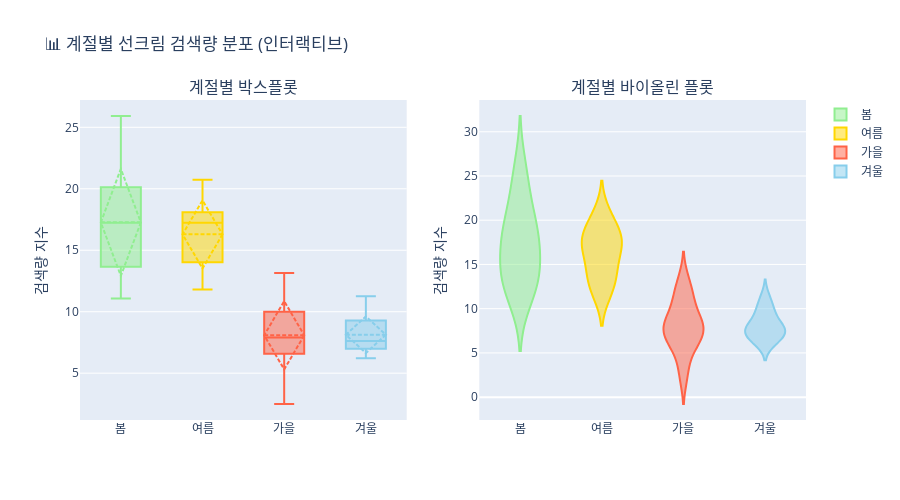

Notebook source saved alongside this figure:
### Markdown cell above
### 📈 시각화 1: 계절별 분포

### Code cell
# Plotly 인터랙티브 박스플롯 + 바이올린 플롯
fig = make_subplots(
    rows=1, cols=2,
    subplot_titles=('계절별 박스플롯', '계절별 바이올린 플롯'),
    specs=[[{"type": "box"}, {"type": "box"}]]
)

seasons_order = ['봄', '여름', '가을', '겨울']
colors = {'봄': '#90EE90', '여름': '#FFD700', '가을': '#FF6347', '겨울': '#87CEEB'}

# 박스플롯
for season in seasons_order:
    data = df_trend[df_trend['season'] == season]['선크림']
    fig.add_trace(
        go.Box(y=data, name=season, marker_color=colors[season], boxmean='sd'),
        row=1, col=1
    )

# 바이올린 플롯
for season in seasons_order:
    data = df_trend[df_trend['season'] == season]['선크림']
    fig.add_trace(
        go.Violin(y=data, name=season, marker_color=colors[season], showlegend=False),
        row=1, col=2
    )

fig.update_yaxes(title_text="검색량 지수", row=1, col=1)
fig.update_yaxes(title_text="검색량 지수", row=1, col=2)
fig.update_layout(
    title_text="📊 계절별 선크림 검색량 분포 (인터랙티브)",
    height=500,
    showlegend=True,
    hovermode='closest'
)
fig.show()

### Figure 1 — Plotly figure (JSON) as saved in the notebook; plotly's stock layout.template omitted (floating-point values rounded to 4 significant figures)
{"data": [{"boxmean": "sd", "marker": {"color": "#90EE90"}, "name": "봄", "type": "box", "xaxis": "x", "y": [13.2, 20.01, 25.92, 16.97, 17.52, 23.51, 12.49, 17.92, 20.22, 11.07, 14.11, 14.26], "yaxis": "y"}, {"boxmean": "sd", "marker": {"color": "#FFD700"}, "name": "여름", "type": "box", "xaxis": "x", "y": [18.36, 17.4, 11.8, 20.74, 17.11, 14.12, 19.83, 14.99, 13.91, 17.35, 17.82, 12.09], "yaxis": "y"}, {"boxmean": "sd", "marker": {"color": "#FF6347"}, "name": "가을", "type": "box", "xaxis": "x", "y": [11.45, 10.99, 13.16, 8.086, 8.58, 7.303, 9.022, 7.737, 6.822, 6.348, 5.029, 2.493], "yaxis": "y"}, {"boxmean": "sd", "marker": {"color": "#87CEEB"}, "name": "겨울", "type": "box", "xaxis": "x", "y": [7.62, 9.986, 7.575, 9.546, 11.25, 6.78, 7.597, 8.488, 6.21, 6.532, 7.797], "yaxis": "y"}, {"marker": {"color": "#90EE90"}, "name": "봄", "showlegend": false, "type": "violin", "xaxis": "x2", "y": [13.2, 20.01, 25.92, 16.97, 17.52, 23.51, 12.49, 17.92, 20.22, 11.07, 14.11, 14.26], "yaxis": "y2"}, {"marker": {"color": "#FFD700"}, "name": "여름", "showlegend": false, "type": "violin", "xaxis": "x2", "y": [18.36, 17.4, 11.8, 20.74, 17.11, 14.12, 19.83, 14.99, 13.91, 17.35, 17.82, 12.09], "yaxis": "y2"}, {"marker": {"color": "#FF6347"}, "name": "가을", "showlegend": false, "type": "violin", "xaxis": "x2", "y": [11.45, 10.99, 13.16, 8.086, 8.58, 7.303, 9.022, 7.737, 6.822, 6.348, 5.029, 2.493], "yaxis": "y2"}, {"marker": {"color": "#87CEEB"}, "name": "겨울", "showlegend": false, "type": "violin", "xaxis": "x2", "y": [7.62, 9.986, 7.575, 9.546, 11.25, 6.78, 7.597, 8.488, 6.21, 6.532, 7.797], "yaxis": "y2"}], "layout": {"annotations": [{"font": {"size": 16}, "showarrow": false, "text": "계절별 박스플롯", "x": 0.225, "xanchor": "center", "xref": "paper", "y": 1, "yanchor": "bottom", "yref": "paper"}, {"font": {"size": 16}, "showarrow": false, "text": "계절별 바이올린 플롯", "x": 0.775, "xanchor": "center", "xref": "paper", "y": 1, "yanchor": "bottom", "yref": "paper"}], "height": 500, "hovermode": "closest", "showlegend": true, "title": {"text": "📊 계절별 선크림 검색량 분포 (인터랙티브)"}, "xaxis": {"anchor": "y", "domain": [0, 0.45]}, "xaxis2": {"anchor": "y2", "domain": [0.55, 1]}, "yaxis": {"anchor": "x", "domain": [0, 1], "title": {"text": "검색량 지수"}}, "yaxis2": {"anchor": "x2", "domain": [0, 1], "title": {"text": "검색량 지수"}}}}
